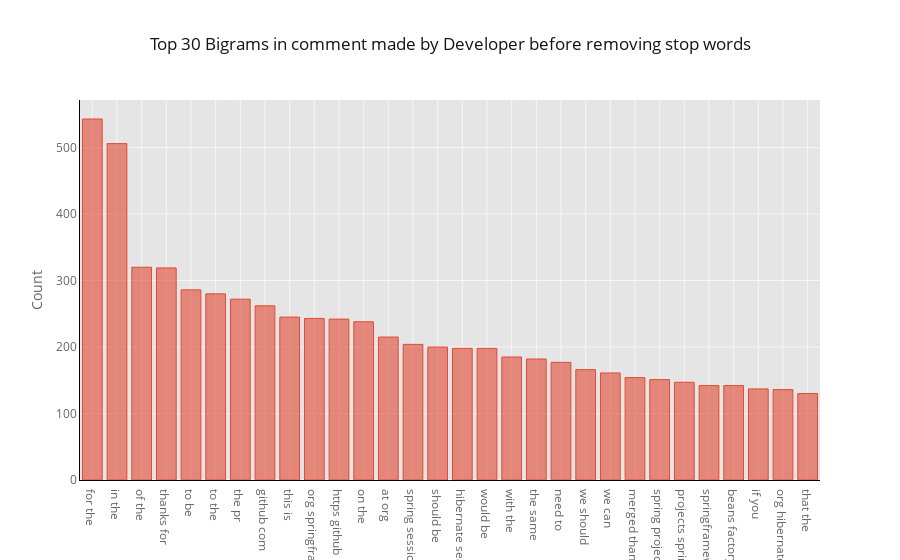

This figure's notebook cell:
### Code cell
# Bigrams frequency distribution before removing stop words 
def get_top_n_words(corpus, n=None):
    vec= CountVectorizer(ngram_range=(2,2)).fit(corpus)
    bag_of_words= vec.transform(corpus)
    sum_words= bag_of_words.sum(axis=0)
    words_freq=[(word, sum_words[0, idx]) for word, idx in vec.vocabulary_.items()]
    words_freq= sorted(words_freq, key= lambda x: x[1], reverse= True)
    return words_freq[:n]

common_words= get_top_n_words(data['comment'],30)
df_1= pd.DataFrame(common_words, columns=['comment','count'])
df_1.groupby('comment').sum()['count'].sort_values(ascending=False).plot(kind='bar', color="brown"), 
plt.ylabel('Count')
plt.xlabel('comments')
plt.title('Top 30 Bigrams in comment made by Developer before removing stop words')
plt.figure(figsize = (30,6))
plt.show()



df_1.groupby('comment').sum()['count'].sort_values(ascending=False).iplot(kind='bar', yTitle='Count', 
                                                           linecolor='black',
                                                           title='Top 30 Bigrams in comment made by Developer before removing stop words')

### Figure 1 — Plotly figure (JSON) as saved in the notebook; plotly's stock layout.template omitted (floating-point values rounded to 4 significant figures)
{"data": [{"marker": {"color": "rgba(226, 74, 51, 0.6)", "line": {"color": "rgba(226, 74, 51, 1.0)", "width": 1}}, "name": "count", "orientation": "v", "text": "", "type": "bar", "uid": "0ac4ed08-8bfd-45ea-8c47-e63b61700ed3", "x": ["for the", "in the", "of the", "thanks for", "to be", "to the", "the pr", "github com", "this is", "org springframework", "https github", "on the", "at org", "spring session", "should be", "hibernate search", "would be", "with the", "the same", "need to", "we should", "we can", "merged thanks", "spring projects", "projects spring", "springframework beans", "beans factory", "if you", "org hibernate", "that the"], "y": [543, 506, 320, 319, 286, 280, 272, 262, 245, 243, 242, 238, 215, 204, 200, 198, 198, 185, 182, 177, 166, 161, 154, 151, 147, 142, 142, 137, 136, 130]}], "layout": {"autosize": true, "legend": {"bgcolor": "#FFFFFF", "font": {"color": "#666666"}}, "paper_bgcolor": "#FFFFFF", "plot_bgcolor": "#E5E5E5", "title": {"font": {"color": "#151516"}, "text": "Top 30 Bigrams in comment made by Developer before removing stop words"}, "xaxis": {"autorange": true, "gridcolor": "#F6F6F6", "linecolor": "black", "range": [-0.5, 29.5], "showgrid": true, "tickfont": {"color": "#666666"}, "title": {"font": {"color": "#666666"}, "text": ""}, "type": "category", "zerolinecolor": "#F6F6F6"}, "yaxis": {"autorange": true, "gridcolor": "#F6F6F6", "linecolor": "black", "range": [0, 571.6], "showgrid": true, "tickfont": {"color": "#666666"}, "title": {"font": {"color": "#666666"}, "text": "Count"}, "type": "linear", "zerolinecolor": "#F6F6F6"}}}
